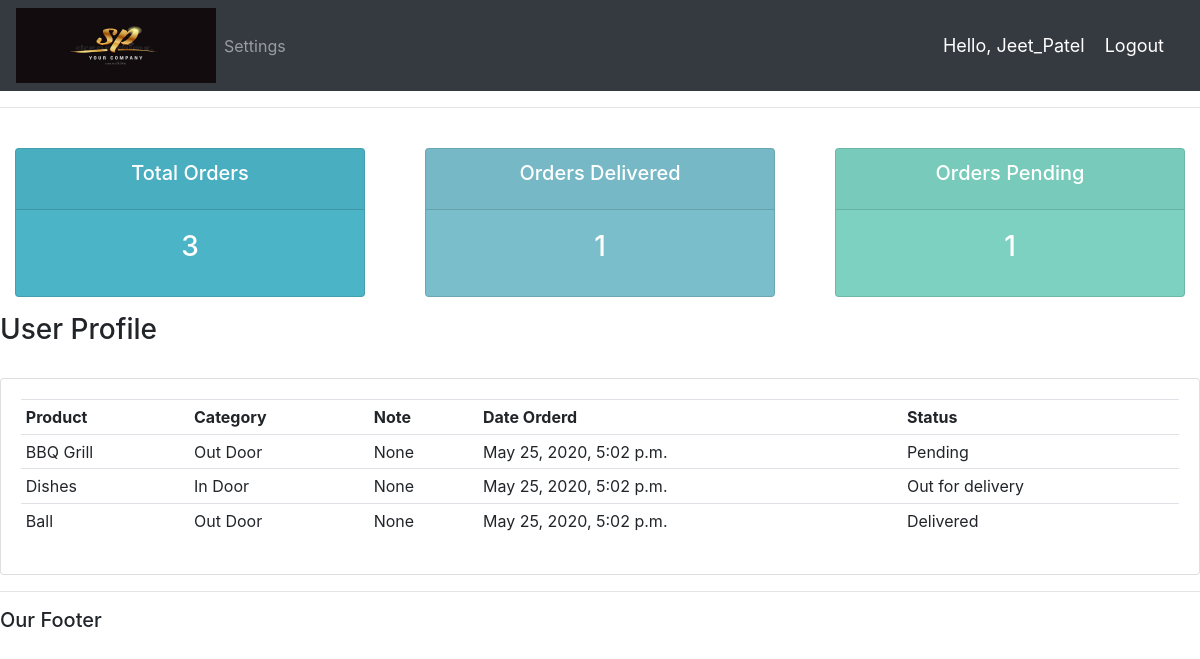
The app's page /user/ (signed in) with its own data.
### accounts/models.py (models this page shows, shortened)
class Order(models.Model):
    STATUS = (
            ('Pending','Pending'),
            ('Out for delivery','Out for delivery'),
            ('Delivered','Delivered')
    )
    customer = models.ForeignKey(Customer, null=True, on_delete=models.SET_NULL)
    product = models.ForeignKey(Product, null=True, on_delete=models.SET_NULL)
    status = models.CharField(max_length=200, null=True, choices=STATUS)
    date_created = models.DateTimeField(auto_now_add=True)
    note = models.CharField(max_length=200, null=True)

class Product(models.Model):
    CATEGORY = (
        ('In Door','In Door'),
        ('Out Door','Out Door')
    )
    name = models.CharField(max_length=200, null = True)
    price = models.FloatField(null=True)
    category = models.CharField(max_length=200, null = True,choices=CATEGORY)
    description = models.CharField(max_length=200, null = True, blank=True)
    date_created = models.DateTimeField(auto_now_add=True)
    tags = models.ManyToManyField(Tag)
    def __str__(self):
        return self.name

### accounts/decorators.py (the view)
        def wrapper_func(request, *args, **kwargs):
            group = None
            if request.user.groups.exists():
                group = request.user.groups.all()[0].name
            if group in allowed_roles:
                return view_func(request, *args, **kwargs)
            else:
                return HttpResponse('You are not authorized to view this page')

### accounts/views.py (called while the page is built)
@login_required(login_url ='login')
@allowed_users(allowed_roles=['customer'])
def userPage(request):
    orders = request.user.customer.order_set.all()
    total_orders = orders.count()
    delivered = orders.filter(status='Delivered').count()
    pending = orders.filter(status = 'Pending').count()
    context = {'orders':orders,'total_orders':total_orders,'delivered':delivered,'pending':pending}
    return render(request, 'accounts/user.html', context)

### accounts/templates/accounts/user.html
{% extends 'accounts/main.html' %}
{% block content %}
{% include 'accounts/status.html' %}
<h3>User Profile</h3>
<br>
<div class="row">
	<div class="col-md">
		<div class="card card-body">
			<table class="table table-sm">
				<tr>
					<th>Product</th>
					<th>Category</th>
					<th>Note</th>
					<th>Date Orderd</th>
					<th>Status</th>
				</tr>
				{% for order in orders %}
					<tr>
						<td>{{order.product}}</td>
						<td>{{order.product.category}}</td>
						<td>{{order.note}}</td>
						<td>{{order.date_created}}</td>
						<td>{{order.status}}</td>
					</tr>
				{% endfor %}
			</table>
		</div>
	</div>
</div>
{% endblock %}

### accounts/templates/accounts/main.html (shortened to what this page needs)
{% load static %}
<!DOCTYPE html>
<html>
<head>
    <link rel="stylesheet" type="text/css" href="{% static '/css/main.css' %}">
    <link rel="stylesheet" href="https://maxcdn.bootstrapcdn.com/bootstrap/4.0.0/css/bootstrap.min.css">
</head>
<body>
    {% include 'accounts/navbar.html' %}
    <hr>
    {% block content %}
    {%endblock%}
    <hr>
    <h5>Our Footer</h5>
</body>
</html>

### accounts/templates/accounts/navbar.html (shortened to what this page needs)
{% load static %}
<nav class="navbar navbar-expand-lg navbar-dark bg-dark">
  <img src= "{% static '/images/logo.png'%}" height="75" width="200">
    <div class="collapse navbar-collapse" id="navbarNav">
      <ul class="navbar-nav">
        {% if request.user.is_staff %}
        <li class="nav-item active">
          <a class="nav-link" href="{% url 'home' %}">Dashboard</a>
        </li>
        <li class="nav-item">
          <a class="nav-link" href="{% url 'products' %}">Products</a>
        </li>
        {% else %}
        <li class="nav-item">
          <a class="nav-link" href="{% url 'account' %}">Settings</a>
        </li>
        {% endif %}
      </ul>
    </div>
    <span class="hello-msg">Hello, {{request.user}}</span>
    <span><a class="hello-msg" href="{% url 'logout' %}">Logout</a></span>
  </nav>

### accounts/templates/accounts/status.html
<br>
<div class="row">
	<div class="col">
		<div class="col-md">
			<div class="card text-center text-white  mb-3" id="total-orders">
			  	<div class="card-header">
			  		<h5 class="card-title">Total Orders</h5>
			  	</div>
			  	<div class="card-body">
			    	<h3 class="card-title">{{total_orders}}</h3>
			  	</div>
			</div>
		</div>
	</div>
	<div class="col">
		<div class="col-md">
			<div class="card text-center text-white  mb-3" id="orders-delivered">
			  	<div class="card-header">
			  		<h5 class="card-title">Orders Delivered</h5>
			  	</div>
			  	<div class="card-body">
			    	<h3 class="card-title">{{delivered}}</h3>
			  	</div>
			</div>
		</div>
	</div>
	<div class="col">
		<div class="col-md">
			<div class="card text-center text-white  mb-3" id="orders-pending">
			  	<div class="card-header">
			  		<h5 class="card-title">Orders Pending</h5>
			  	</div>
			  	<div class="card-body">
			    	<h3 class="card-title">{{pending}}</h3>
			  	</div>
			</div>
		</div>
	</div>
</div>

### static/css/main.css (style rules this page uses)
body { background-color: #ebeff5; }
#total-orders { background-color: #4cb4c7; }
#orders-delivered { background-color: #7abecc; }
#orders-pending { background-color: #7CD1C0; }

### accounts/templates/accounts/navbar.html (style rules this page uses)
.hello-msg { font-size: 18px; color: #fff; margin-right: 20px; }

### records on screen
Order: product "BBQ Grill", product.category "Out Door", note "None", date_created "May 25, 2020, 5:02 p.m.", status "Pending"
Order: product "Dishes", product.category "In Door", note "None", date_created "May 25, 2020, 5:02 p.m.", status "Out for delivery"
Order: product "Ball", product.category "Out Door", note "None", date_created "May 25, 2020, 5:02 p.m.", status "Delivered"

### other values on screen
{{ request.user }} "Jeet_Patel"
{{ total_orders }} "3"
{{ delivered }} "1"
{{ pending }} "1"
